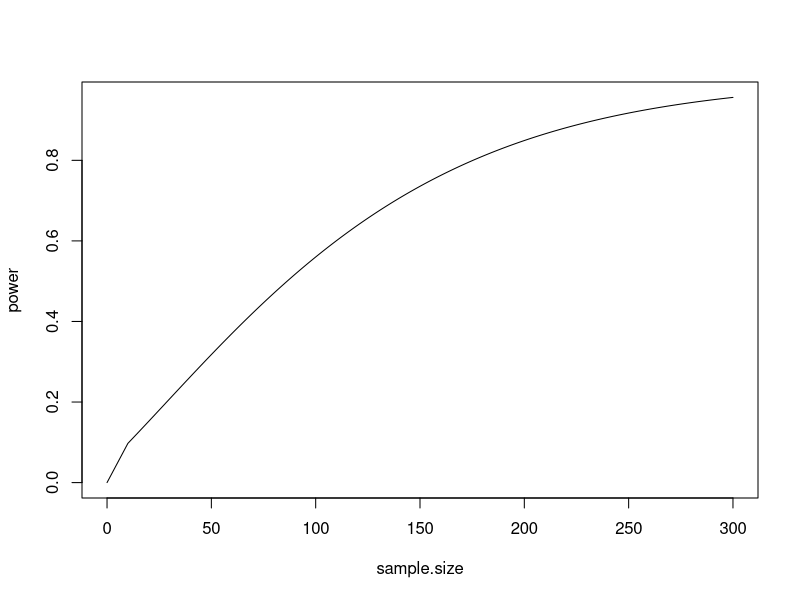

Source code (R):
## ---- chunk 1
#set the parameters
control.mean = 140
treatment.mean = 140
control.sigma = treatment.sigma = 10
control.n = treatment.n = 50

alpha = 0.05

#set seed
set.seed(2018)

#simulate data
control = rnorm(n = control.n, mean = control.mean, sd = control.sigma)
treatment = rnorm(n = treatment.n, mean = treatment.mean, sd = treatment.sigma)

#conduct the test

## ---- chunk 2
#set the parameters
control.mean = 140
treatment.mean = 138
control.sigma = treatment.sigma = 10
control.n = treatment.n = 25

alpha = 0.05

#set seed
set.seed(2018)

#simulate data
control = rnorm(n = control.n, mean = control.mean, sd = control.sigma)
treatment = rnorm(n = treatment.n, mean = treatment.mean, sd = treatment.sigma)

#conduct the test

## ---- chunk 3
#set parameters
control.mean = 140
treatment.mean = 138
control.sigma = treatment.sigma = 10
control.n = treatment.n = 25

alpha = 0.05
replicates = 1000

#set seed
set.seed(2018)

#create empty list
p.values = vector("numeric", replicates)

#run repeated t-tests and record p-values
for (k in 1:replicates){
  control = rnorm(n = control.n, mean = control.mean, sd = control.sigma)
  treatment = rnorm(n = treatment.n, mean = treatment.mean, sd = treatment.sigma)
  
  p.values[k] = t.test(control, treatment, alternative = "two.sided", mu = 0,
       conf.level = 1 - alpha)$p.val
}

reject = (p.values <= alpha)
table(reject)
## ---- chunk 4
#set parameters
min.n = 10
max.n = 300

sample.size.range = min.n:max.n

#create empty lists
power = vector("numeric", max.n - min.n + 1)
sample.size = vector("numeric", max.n - min.n + 1)

#calculate power
for (k in sample.size.range){
  sample.size[k] = k
  power[k] = power.t.test(n = k, delta = 3, sd = treatment.sigma, type = "two.sample",
               alternative = "two.sided", strict = TRUE)$power
}

#create plot
plot(power ~ sample.size, type = "l")
